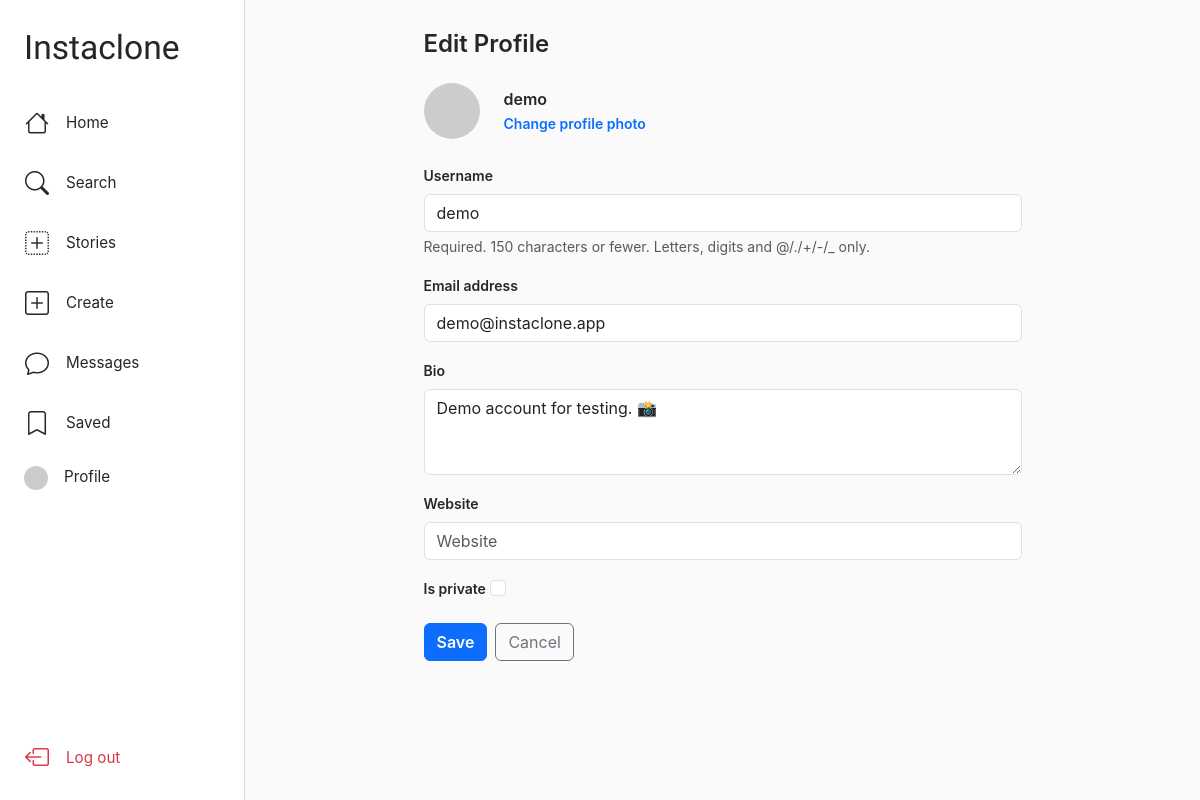
The page /users/edit/ (signed in) on the database its author committed.
### users/models.py (models this page shows, shortened)
class User(AbstractUser):
    bio = models.TextField(blank=True, max_length=500)
    profile_picture = models.ImageField(
        upload_to='profile_pics/',
        blank=True,
        null=True,
    )
    website = models.URLField(blank=True)
    is_private = models.BooleanField(default=False)
    def get_profile_picture_url(self):
        if self.profile_picture:
            return self.profile_picture.url
        initials = self.username[:2].upper()
        colors = ['4f5bd5', 'd62976', 'fa7e1e', '962fbf', '0095f6', '00b894', 'e17055', '6c5ce7']
        color = colors[sum(ord(c) for c in self.username) % len(colors)]
        return f'https://ui-avatars.com/api/?name={initials}&background={color}&color=fff&size=150&bold=true&font-size=0.45'

### users/views.py (the view)
# urls.py: path('edit/', views.edit_profile_view, name='edit_profile'),
@login_required
def edit_profile_view(request):
    if request.method == 'POST':
        form = EditProfileForm(request.POST, request.FILES, instance=request.user)
        if form.is_valid():
            form.save()
            messages.success(request, 'Profile updated successfully!')
            return redirect('users:profile', username=request.user.username)
    else:
        form = EditProfileForm(instance=request.user)
    return render(request, 'users/edit_profile.html', {'form': form})

### users/forms.py
class EditProfileForm(forms.ModelForm):
    class Meta:
        model = User
        fields = ['username', 'email', 'bio', 'profile_picture', 'website', 'is_private']
        widgets = {
            'username': forms.TextInput(attrs={'class': 'form-control'}),
            'email': forms.EmailInput(attrs={'class': 'form-control'}),
            'bio': forms.Textarea(attrs={'class': 'form-control', 'rows': 3, 'placeholder': 'Bio'}),
            'website': forms.URLInput(attrs={'class': 'form-control', 'placeholder': 'Website'}),
            'profile_picture': forms.FileInput(attrs={'class': 'form-control', 'accept': 'image/*'}),
            'is_private': forms.CheckboxInput(attrs={'class': 'form-check-input'}),
        }

### templates/users/edit_profile.html (shortened to what this page needs)
{% extends 'base.html' %}
{% block content %}
<div class="content-wrap">
  <h4 class="mb-4 fw-semibold">Edit Profile</h4>
  <form method="post" enctype="multipart/form-data">
    <div class="d-flex align-items-center gap-4 mb-4">
      <img src="{{ user.get_profile_picture_url }}" class="rounded-circle" style="width:56px;height:56px;object-fit:cover;" alt="">
      <div>
        <div class="fw-semibold">{{ user.username }}</div>
        <label for="{{ form.profile_picture.id_for_label }}" class="text-primary small" style="cursor:pointer;font-weight:600;">
          Change profile photo
        </label>
      </div>
    </div>
    {% for field in form %}
      {% if field.name != 'profile_picture' %}
      <div class="mb-3">
        <label for="{{ field.id_for_label }}" class="form-label fw-semibold small">{{ field.label }}</label>
        {{ field }}
        {% if field.help_text %}<div class="form-text">{{ field.help_text }}</div>{% endif %}
      </div>
      {% endif %}
    {% endfor %}
    <div class="d-flex gap-2">
      <button type="submit" class="btn btn-primary fw-semibold">Save</button>
      <a href="{% url 'users:profile' username=user.username %}" class="btn btn-outline-secondary">Cancel</a>
    </div>
  </form>
</div>
{% endblock %}

### templates/base.html (style rules this page uses)
:root { --ig-gradient: linear-gradient(45deg, #f9ce34, #ee2a7b, #6228d7); --ig-gradient-diag: linear-gradient(45deg, #feda75 0%, #fa7e1e 25%, #d62976 50%, #962fbf 75%, #4f5bd5 100%); --ig-blue: #0095f6; --ig-text: #262626; --ig-muted: #8e8e8e; --ig-border: #dbdbdb; --sidebar-w: 245px; --sidebar-w-collapsed: 72px; }
* { box-sizing: border-box; }
body { background: #fafafa; color: var(--ig-text); font-family: -apple-system, BlinkMacSystemFont, 'Segoe UI', Roboto, Helvetica, Arial, sans-serif; }
a { text-decoration: none; }
.content-wrap { max-width: 630px; margin: 0 auto; padding: 30px 16px 80px; width: 100%; }

### rows shown on the page
User: username "demo", form "demo" "demo@instaclone.app" "Demo account for testing. 📸"

### other values the page prints
{{ field.label }} "Username" "Email address" "Bio" "Website" "Is private"
{{ field.help_text }} "Required. 150 characters or fewer. Letters, digits and @/./+/-/_ only."
